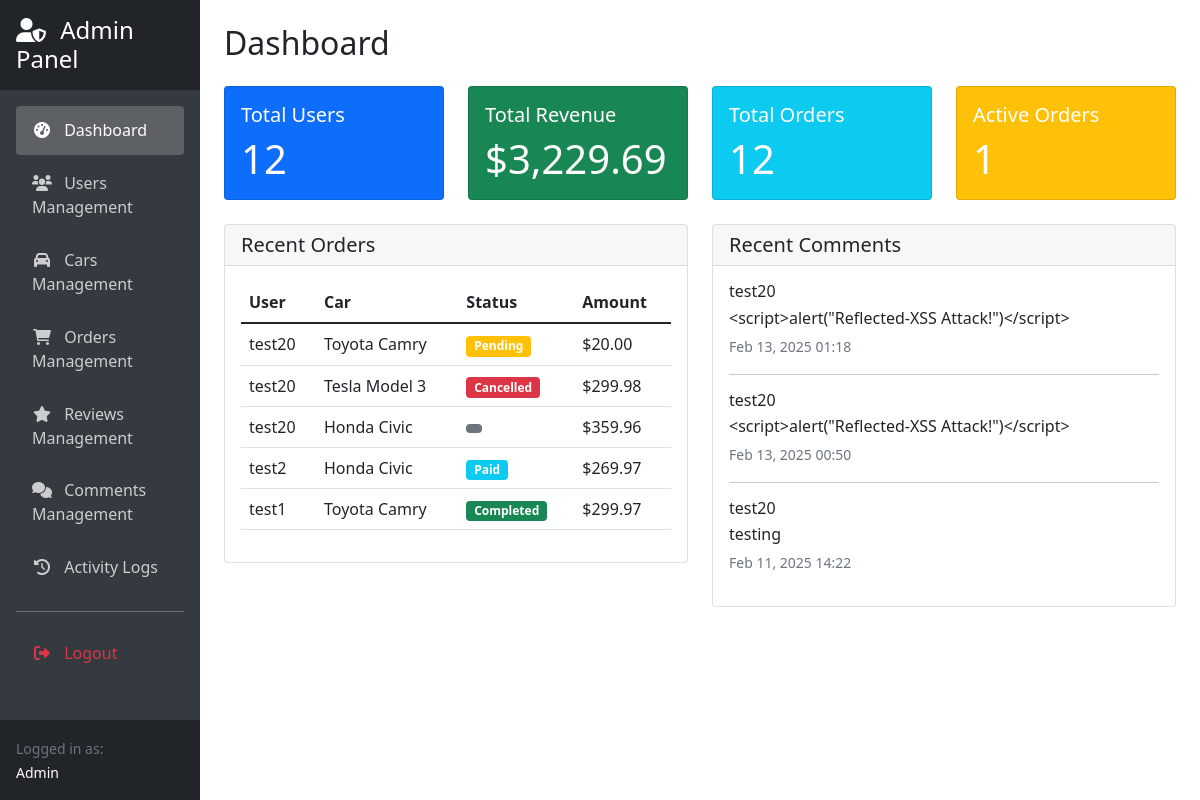
/admin_dashboard.php (signed in), run on the app's committed database.
### tables this page shows
CREATE TABLE `orders` (
  `id` int(11) NOT NULL,
  `user_id` int(11) NOT NULL,
  `car_id` int(11) NOT NULL,
  `start_date` datetime NOT NULL,
  `end_date` datetime NOT NULL,
  `total_price` decimal(10,2) NOT NULL,
  `status` enum('pending','paid','completed','cancelled') DEFAULT 'pending',
  `payment_id` varchar(255) DEFAULT NULL,
  `created_at` timestamp NOT NULL DEFAULT current_timestamp(),
  `payment_method` varchar(50) DEFAULT NULL,
  `payment_notes` text DEFAULT NULL,
  `paid_at` datetime DEFAULT NULL,
  `updated_at` timestamp NOT NULL DEFAULT current_timestamp() ON UPDATE current_timestamp()
);

CREATE TABLE `users` (
  `id` int(11) NOT NULL,
  `email` varchar(255) DEFAULT NULL,
  `password_hash` varchar(255) DEFAULT NULL,
  `google_id` varchar(255) DEFAULT NULL,
  `reset_token` varchar(255) DEFAULT NULL,
  `reset_expiry` datetime DEFAULT NULL,
  `failed_attempts` int(11) DEFAULT 0,
  `locked_until` datetime DEFAULT NULL,
  `oauth_provider` varchar(20) DEFAULT NULL,
  `name` varchar(100) DEFAULT NULL,
  `reset_code` varchar(6) DEFAULT NULL,
  `reset_code_expiry` datetime DEFAULT NULL,
  `phone` varchar(20) DEFAULT NULL,
  `role` varchar(10) DEFAULT 'user',
  `created_at` timestamp NOT NULL DEFAULT current_timestamp(),
  `status` tinyint(1) DEFAULT 1
);

CREATE TABLE `cars` (
  `id` int(11) NOT NULL,
  `name` varchar(255) NOT NULL,
  `brand` varchar(100) NOT NULL,
  `model` varchar(100) NOT NULL,
  `year` int(11) NOT NULL,
  `color` varchar(50) NOT NULL,
  `seats` int(11) NOT NULL,
  `transmission` enum('automatic','manual') NOT NULL,
  `fuel_type` enum('petrol','diesel','electric','hybrid') NOT NULL,
  `price_per_day` decimal(10,2) NOT NULL,
  `description` text DEFAULT NULL,
  `image_url` varchar(255) DEFAULT NULL,
  `status` enum('available','maintenance','rented') DEFAULT 'available',
  `created_at` timestamp NOT NULL DEFAULT current_timestamp(),
  `updated_at` timestamp NOT NULL DEFAULT current_timestamp() ON UPDATE current_timestamp()
);

CREATE TABLE `user_comments` (
  `id` int(11) NOT NULL,
  `user_id` int(11) NOT NULL,
  `comment` text NOT NULL,
  `created_at` timestamp NOT NULL DEFAULT current_timestamp()
);

### admin_dashboard.php (the view, shortened to what this page needs)
<?php
require 'config.php';
$stats = [];
$stmt = $pdo->prepare("SELECT COUNT(*) FROM users WHERE role = 'user'");
$stmt->execute();
$stats['total_users'] = $stmt->fetchColumn();
$stmt = $pdo->prepare("SELECT COUNT(*) FROM orders");
$stmt->execute();
$stats['total_orders'] = $stmt->fetchColumn();
$stmt = $pdo->prepare("SELECT SUM(total_price) FROM orders WHERE status != 'cancelled'");
$stmt->execute();
$stats['total_revenue'] = $stmt->fetchColumn() ?: 0;
$stmt = $pdo->prepare("SELECT COUNT(*) FROM orders WHERE status IN ('paid', 'active')");
$stmt->execute();
$stats['active_orders'] = $stmt->fetchColumn();
$stmt = $pdo->prepare("
    SELECT o.*, u.name as user_name, c.name as car_name
    FROM orders o
    JOIN users u ON o.user_id = u.id
    JOIN cars c ON o.car_id = c.id
    ORDER BY o.created_at DESC
    LIMIT 5
");
$stmt->execute();
$recent_orders = $stmt->fetchAll();
$stmt = $pdo->prepare("
    SELECT uc.*, u.name as user_name
    FROM user_comments uc
    JOIN users u ON uc.user_id = u.id
    ORDER BY uc.created_at DESC
    LIMIT 5
");
$stmt->execute();
$recent_comments = $stmt->fetchAll();
?>
<!DOCTYPE html>
<html>
<head>
    <link href="https://cdn.jsdelivr.net/npm/bootstrap@5.1.3/dist/css/bootstrap.min.css" rel="stylesheet">
    <link href="https://cdnjs.cloudflare.com/ajax/libs/font-awesome/6.0.0/css/all.min.css" rel="stylesheet">
</head>
<body>
    <div class="container-fluid">
        <div class="row">
            <?php include 'admin_sidebar.php'; ?>
            <div class="col-md-10 p-4">
                <h2 class="mb-4">Dashboard</h2>
                <div class="row mb-4">
                    <div class="col-md-3">
                        <div class="card bg-primary text-white stat-card">
                            <div class="card-body">
                                <h5 class="card-title">Total Users</h5>
                                <p class="card-text display-6"><?php echo $stats['total_users']; ?></p>
                            </div>
                        </div>
                    </div>
                    <div class="col-md-3">
                        <div class="card bg-success text-white stat-card">
                            <div class="card-body">
                                <h5 class="card-title">Total Revenue</h5>
                                <p class="card-text display-6">$<?php echo number_format($stats['total_revenue'], 2); ?></p>
                            </div>
                        </div>
                    </div>
                    <div class="col-md-3">
                        <div class="card bg-info text-white stat-card">
                            <div class="card-body">
                                <h5 class="card-title">Total Orders</h5>
                                <p class="card-text display-6"><?php echo $stats['total_orders']; ?></p>
                            </div>
                        </div>
                    </div>
                    <div class="col-md-3">
                        <div class="card bg-warning text-white stat-card">
                            <div class="card-body">
                                <h5 class="card-title">Active Orders</h5>
                                <p class="card-text display-6"><?php echo $stats['active_orders']; ?></p>
                            </div>
                        </div>
                    </div>
                </div>
                <div class="row">
                    <div class="col-md-6">
                        <div class="card">
                            <div class="card-header">
                                <h5 class="mb-0">Recent Orders</h5>
                            </div>
                            <div class="card-body">
                                <div class="table-responsive">
                                    <table class="table">
                                        <thead>
                                            <tr>
                                                <th>User</th>
                                                <th>Car</th>
                                                <th>Status</th>
                                                <th>Amount</th>
                                            </tr>
                                        </thead>
                                        <tbody>
                                            <?php foreach ($recent_orders as $order): ?>
                                                <tr>
                                                    <td><?php echo htmlspecialchars($order['user_name']); ?></td>
                                                    <td><?php echo htmlspecialchars($order['car_name']); ?></td>
                                                    <td>
                                                        <span class="badge bg-<?php echo get_status_color($order['status']); ?>">
                                                            <?php echo ucfirst($order['status']); ?>
                                                        </span>
                                                    </td>
                                                    <td>$<?php echo number_format($order['total_price'], 2); ?></td>
                                                </tr>
                                            <?php endforeach; ?>
                                        </tbody>
                                    </table>
                                </div>
                            </div>
                        </div>
                    </div>
                    <div class="col-md-6">
                        <div class="card">
                            <div class="card-header">
                                <h5 class="mb-0">Recent Comments</h5>
                            </div>
                            <div class="card-body">
                                <?php foreach ($recent_comments as $index => $comment): ?>
                                    <div class="mb-3">
                                        <h6 class="mb-1"><?php echo htmlspecialchars($comment['user_name']); ?></h6>
                                        <p class="mb-1"><?php echo nl2br(htmlspecialchars($comment['comment'])); ?></p>
                                        <small class="text-muted">
                                            <?php echo date('M d, Y H:i', strtotime($comment['created_at'])); ?>
                                        </small>
                                    </div>
                                    <?php if ($index < count($recent_comments) - 1): ?>
                                        <hr>
                                    <?php endif; ?>
                                <?php endforeach; ?>
                            </div>
                        </div>
                    </div>
                </div>
            </div>
        </div>
    </div>
</body>
</html>
<?php
function get_status_color($status) {
    switch($status) {
        case 'pending': return 'warning';
        case 'paid': return 'info';
        case 'completed': return 'success';
        case 'cancelled': return 'danger';
        default: return 'secondary';
    }
}
?>

### admin_dashboard.php (style rules this page uses)
.stat-card { transition: transform 0.2s; }

### data on the page
orders: user.name "test20", car.name "Toyota Camry", status "Pending", total_price "20.00"
orders: user.name "test20", car.name "Tesla Model 3", status "Cancelled", total_price "299.98"
orders: user.name "test20", car.name "Honda Civic", total_price "359.96"
orders: user.name "test2", car.name "Honda Civic", status "Paid", total_price "269.97"
orders: user.name "test1", car.name "Toyota Camry", status "Completed", total_price "299.97"
user_comments: user.name "test20", comment "<script>alert(\"Reflected-XSS Attack!\")</script>", created_at "Feb 13, 2025 01:18"
user_comments: user.name "test20", comment "<script>alert(\"Reflected-XSS Attack!\")</script>", created_at "Feb 13, 2025 00:50"
user_comments: user.name "test20", comment "testing", created_at "Feb 11, 2025 14:22"

### other printed values
$_SESSION['name'] "Admin"
$stats['total_users'] "12"
$stats['total_revenue'] "3,229.69"
$stats['total_orders'] "12"
$stats['active_orders'] "1"
